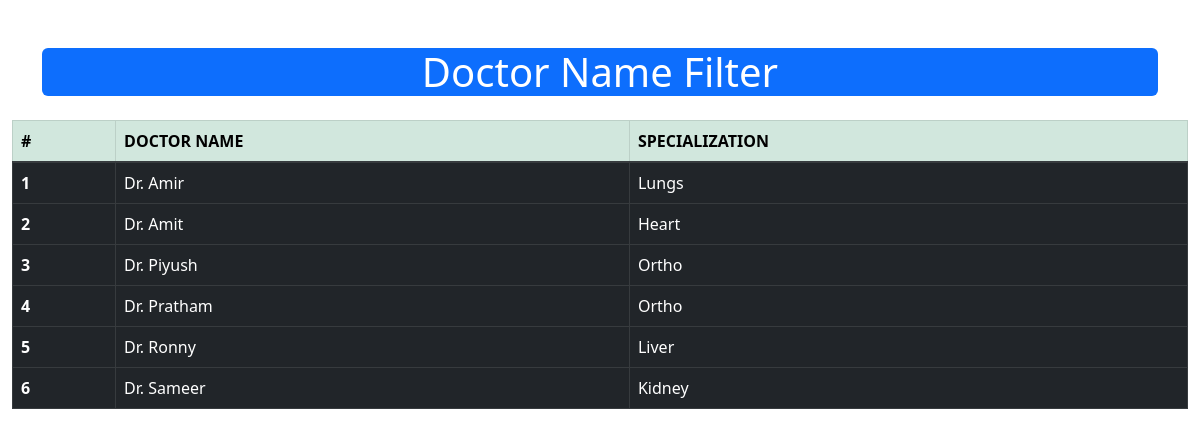
Screenshot of /doctorname with the database file from the repository.
### hospital/models.py (models this page shows, shortened)
class Doctor(models.Model):
    name = models.CharField(max_length=100, unique=True)
    specialization = models.CharField(max_length=100)

### hospital/views.py (the view)
# urls.py: path("doctorname", views.doctor_name_filter),
def doctor_name_filter(request):
    doctors = DoctorProxy.objects.all()
    return render(request, "hospital/doctor_name_filter.html", {'doctors':doctors})

### templates/hospital/doctor_name_filter.html (shortened to what this page needs)
<!doctype html>
<html lang="en">
  <head>
    <link href="https://cdn.jsdelivr.net/npm/bootstrap@5.2.3/dist/css/bootstrap.min.css" rel="stylesheet">
  </head>
  <body>
    <div class="container mt-5">
        <div class="card-body bg-primary text-white rounded">
            <h1 class="card-title mb-0 text-center">
                Doctor Name Filter
            </h1>
        </div>
    </div>
    <div class="container-fluid mt-4">
        <table class="table table-bordered">
            <thead class="table-success">
                <tr class="text-uppercase">
                    <th scope="col">#</th>
                    <th scope="col">Doctor Name</th>
                    <th scope="col">Specialization</th>
                </tr>
            </thead>
            <tbody class="class= table table-dark table-group-divider">
                {% for doctor in doctors %}
                <tr>
                    <th scope="row">{{forloop.counter}}</th>
                    <td>{{doctor.name}}</td>
                    <td>{{doctor.specialization}}</td>
                </tr>
                {% endfor %}
            </tbody>
        </table>
    </div>
  </body>
</html>

### rows the page displays
Doctor: name "Dr. Amir", specialization "Lungs"
Doctor: name "Dr. Amit", specialization "Heart"
Doctor: name "Dr. Piyush", specialization "Ortho"
Doctor: name "Dr. Pratham", specialization "Ortho"
Doctor: name "Dr. Ronny", specialization "Liver"
Doctor: name "Dr. Sameer", specialization "Kidney"
